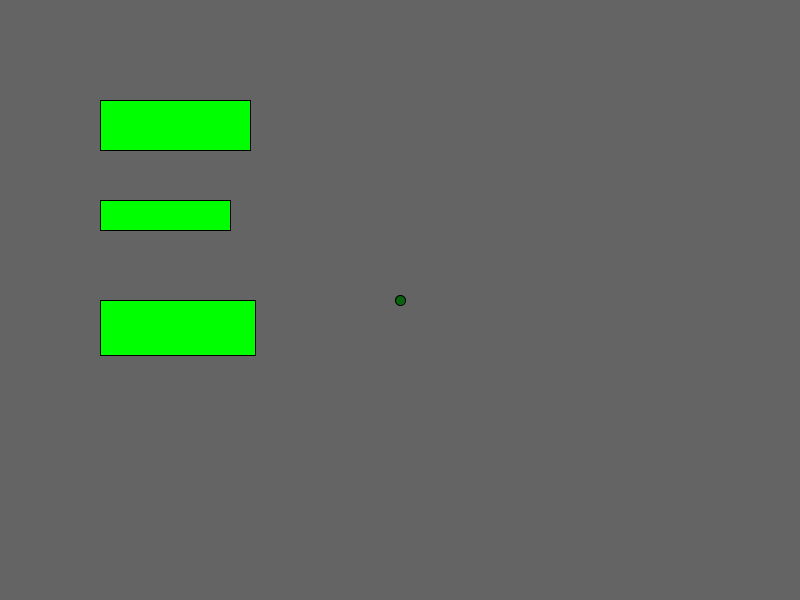
Frame 1 (no input)
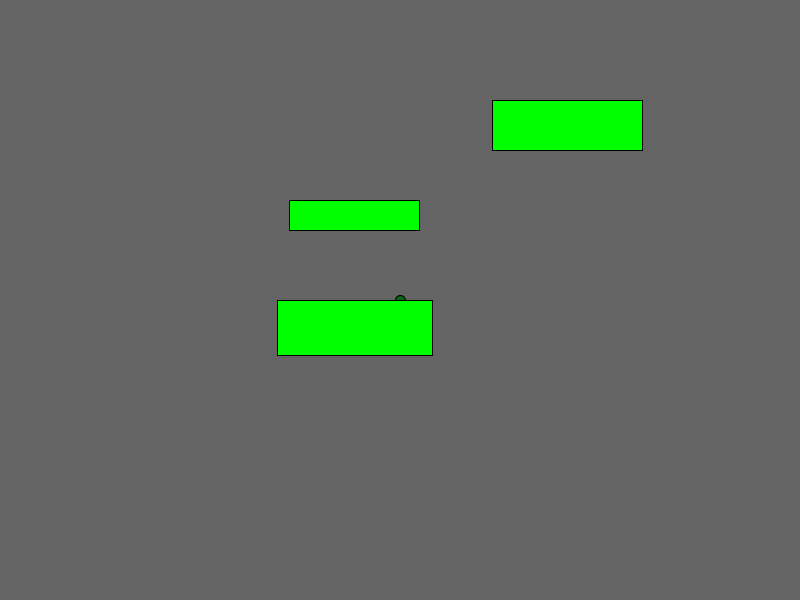
Frame 60 (the mouse pressed at the canvas centre just before this capture)
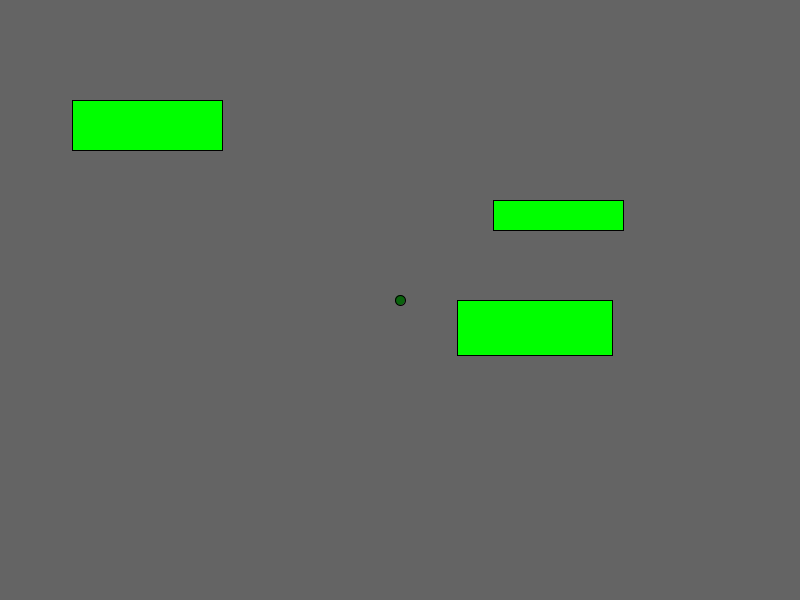
Frame 120 (the mouse held since frame 60 and released just before this capture)

The Processing sketch that drew these frames (run headless with seeded random() and noise(); from frame 60 on, the mouse is pressed at the canvas centre):

// Processing sketch: Frogger
// ── Frogger.pde
int frogX = 400;
int frogY = 300;
int testfrogX = 0;
int testfrogY = 0;
int testfrogNegativeY = 0;
int testfrogNegativeX = 0;
boolean frogHit = false;
boolean frogHit2 = false;
boolean frogHit3 = false;
car car1 = new car(100,100,50,7);
car car2 = new car(100,300,55,3);
car car3 = new car(100,200,30,17);
void setup(){
 size(800,600); 
}
void draw(){
  background(100,100,100);
  //FROG
  fill(10,100,13);
  ellipse(frogX,frogY, 10, 10);
   testfrogNegativeY = frogY + 1;
   testfrogY = frogY - 1;
    testfrogNegativeX = frogX + 1;
   testfrogX = frogX - 1;
   
   car1.display();
   car2.display();
   car3.display();
   car1.moveleft();
   car2.moveright();
   car3.moveright();
   frogHit = intersects(car1);
   frogHit2 = intersects(car2);
   frogHit3 = intersects(car3);
   if (frogHit == true){
     frogX = 400;
     frogY = 600;
   }
    if (frogHit2 == true){
     frogX = 400;
     frogY = 600;
   }
    if (frogHit3 == true){
     frogX = 400;
     frogY = 600;
   }
   
   
}
boolean intersects(car car) {
      if ((frogY > car.getY() && frogY < car.getY()+50) && (frogX > car.getX() && frogX < car.getX()+car.getSize()))
      {
             return true;
      }
      else
      {
             return false;
      }
}   
      
  class car{
    float getSize(){
     return carSize; 
    }
    float getY(){
     return carY; 
    }
    float getX(){
     return carX; 
    }
    void moveleft(){
     carX = carX - carSpeed; 
     if (carX < 0){
      carX = 800; 
     }
    }
    void moveright(){
     carX = carX + carSpeed;
     if (carX > 800){
       carX = 0;
    }
    }
    void display()
{
      fill(0,255,0);
      rect(carX , carY, carSize + 100, carSize);
}
float carX = 0;
float carY = 0;
float carSize;
float carSpeed;
public car(float x, float y, float size, float speed){
  this.carX = x;
  this.carY = y;
  this.carSize = size;
  this.carSpeed = speed;
}
  

  }
void keyPressed()
{
      if(key == CODED){
            if(keyCode == UP)
            {
                  //Frog Y position goes up
        
                  if (testfrogY > 0 ){
                   frogY = frogY -30; 
                  }
            }
            else if(keyCode == DOWN)
            {
                  //Frog Y position goes down
                 
                  if (testfrogNegativeY < 600 ){
                    frogY += 30;
                  }
            }
            else if(keyCode == RIGHT)
            {
                  //Frog X position goes right
               if (testfrogX < 800 ){
                    frogX += 30;
                  }
            }
            else if(keyCode == LEFT)
            {
                  //Frog X position goes left
                 if (testfrogNegativeX > 0 ){
                    frogX = frogX - 30;
                  }
            }
      }
}
